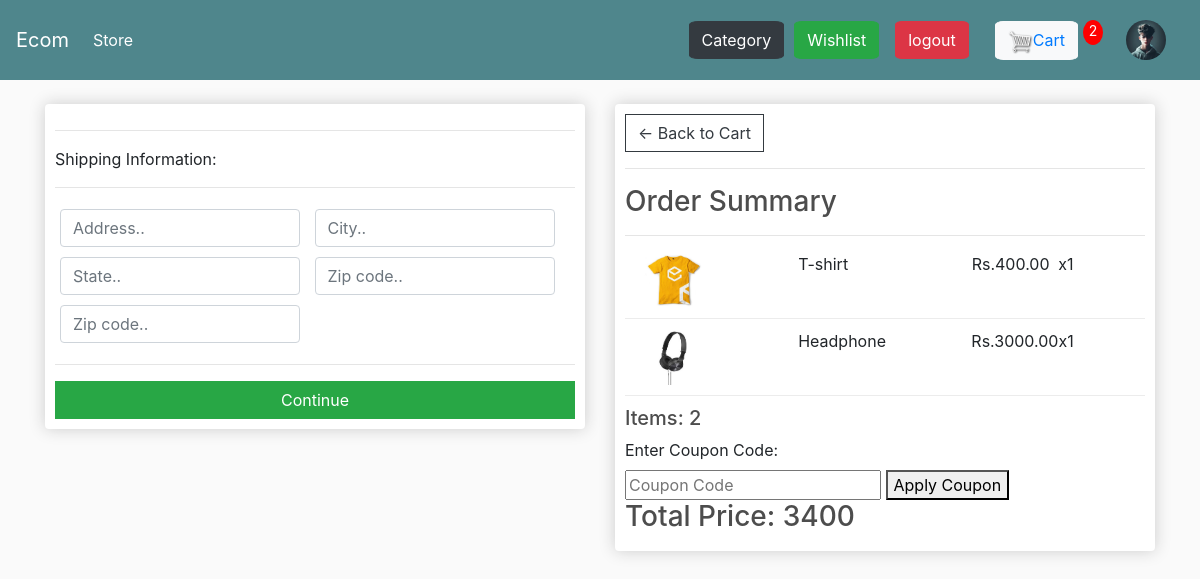
Screenshot of /checkout/ (signed in) with the database file from the repository.
### store/models.py (models this page shows, shortened)
class Customer(models.Model):
	user = models.OneToOneField(User, null=True, blank=True, on_delete=models.CASCADE)  #one to one relationship between user and customer 1 user = 1  customer
	name = models.CharField(max_length=200, null=True)
	num = models.IntegerField(default=0, null=True, blank=True)
	email = models.CharField(max_length=200)
	address = models.CharField(max_length=200,default=0, null=True, blank=True)
	proimg = models.ImageField(null=True, blank=True)
	last_login = models.DateTimeField(null=True,auto_now=True)
	@property
	def imageURL(self):
		try:
			url = self.proimg.url   #.URL returns the publicly accessible URL of the file
		except:
			url = ''
		return url

class OrderItem(models.Model):
	customer = models.ForeignKey(Customer, on_delete=models.SET_NULL, null=True)
	product = models.ForeignKey(Product, on_delete=models.SET_NULL, null=True)
	order = models.ForeignKey(Order, on_delete=models.SET_NULL, null=True)
	quantity = models.IntegerField(default=0, null=True, blank=True)
	date_added = models.DateTimeField(auto_now_add=True)
	@property
	def get_total(self):
		total = self.product.price * self.quantity
		return total

class Product(models.Model):
	seller=models.ForeignKey(Seller,on_delete=models.CASCADE,null=True)
	category_name = models.ForeignKey(Category, on_delete=models.CASCADE)
	name = models.CharField(max_length=150, null=False, blank=False)
	price = models.FloatField()
	digital = models.BooleanField(default=False, null=True, blank=True)
	image = models.ImageField(null=True, blank=True)
	description = models.TextField(null=True, blank=True)
	stock = models.IntegerField(default=0, null=True, blank=True)
	@property
	def imageURL(self):
		try:
			url = self.image.url   #.URL returns the publicly accessible URL of the file
		except:
			url = ''
		return url

class Order(models.Model):
	customer = models.ForeignKey(Customer, on_delete=models.SET_NULL, null=True, blank=True)   #Foreign key Customer can order many time many to one relationship
	date_ordered = models.DateTimeField(auto_now_add=True)
	complete = models.BooleanField(default=False)
	transaction_id = models.CharField(max_length=100, null=True)
	@property
	def shipping(self):
		shipping = False
		orderitems = self.orderitem_set.all()  # you can access all related OrderItem objects using the orderitem_set attribute
		for i in orderitems:
			if i.product.digital == False: #order item class foreign key with order item orderitem hav product product.digital
				shipping = True
		return shipping
	@property
	def get_cart_total(self):
		orderitems = self.orderitem_set.all()
		total = sum([item.get_total for item in orderitems])  # Use property correctly
		return total
	@property
	def get_cart_items(self):
		orderitems = self.orderitem_set.all()
		total = sum([item.quantity for item in orderitems])
		return total

### store/views.py (the view, shortened to what this page needs)
# urls.py: path('checkout/',views.checkout, name="checkout"),
def checkout(request):
	data = cartData(request)
	cartItems = data['cartItems']
	order = data['order']
	items = data['items']
	total_price=0
	if request.user.is_authenticated:
		total_price = Decimal(order.get_cart_total)  # Ensure it's a Decimal
	else:
		total_price = Decimal(order['get_cart_total'])
	discount = Decimal('0.00')
	discounted_total = total_price  # Start with the total price
	payment_amount = total_price  # Default to the original total price
	message = None
	coupon_code = request.POST.get('coupon_code', None)
	context = {
		'items': items,
		'order': order,
		'cartItems': cartItems,
		'total_price': total_price,
		'discount': discount,
		'discounted_total': discounted_total,
		'payment_amount': payment_amount,  # Add payment_amount to the context
		'message': message,
	}
	return render(request, 'store/checkout.html', context)

### store/views.py (called while the page is built)
def cartData(request):
	if request.user.is_authenticated:
		customer = request.user.customer
		order, created = Order.objects.get_or_create(customer=customer, complete=False)
		items = order.orderitem_set.all()
		cartItems = order.get_cart_items
	else:
		cookieData = cookieCart(request)
		items = cookieData['items']
		cartItems = cookieData['cartItems']
		order = {'get_cart_total': 0, 'get_cart_items': cartItems, 'shipping': False}
	return {'items': items, 'order': order, 'cartItems': cartItems}

### store/templates/store/checkout.html (shortened to what this page needs)
{% extends 'store/main.html' %}
{% load static %}
{% block content %}
     <div class="row" style="margin-top:70px">
		<div class="col-lg-6">
			<div class="box-element" id="form-wrapper">
				<form id="form">
					<div id="shipping-info">
						<hr>
						<p>Shipping Information:</p>
						<hr>
						<div class="form-field">
							<input class="form-control" type="text" name="address" placeholder="Address..">
						</div>
						<div class="form-field">
							<input class="form-control" type="text" name="city" placeholder="City..">
						</div>
						<div class="form-field">
							<input class="form-control" type="text" name="state" placeholder="State..">
						</div>
						<div class="form-field">
							<input class="form-control" type="text" name="zipcode" placeholder="Zip code..">
						</div>
						<div class="form-field">
							<input class="form-control" type="text" name="country" placeholder="Zip code..">
						</div>
					</div>
					<hr>
					<input id="form-button" class="btn btn-success btn-block" type="submit" value="Continue">
				</form>
			</div>
			<br>
		</div>
		<div class="col-lg-6">
			<div class="box-element">
				<a  class="btn btn-outline-dark" href="{% url 'store:cart' %}">&#x2190; Back to Cart</a>
				<hr>
				<h3>Order Summary</h3>
				<hr>
				{% for item in items %}
				<div class="cart-row">
					<div style="flex:2"><img class="row-image" src="{{item.product.imageURL}}"></div>
					<div style="flex:2"><p>{{item.product.name}}</p></div>
					<div style="flex:1"><p>Rs.{{item.product.price|floatformat:2}}</p></div>
					<div style="flex:1"><p>x{{item.quantity}}</p></div>
				</div>
				{% endfor %}
				<h5>Items:   {{order.get_cart_items}}</h5>
					<form method="post">
						<label for="coupon_code">Enter Coupon Code:</label><br>
						<input type="text" id="coupon_code" name="coupon_code" placeholder="Coupon Code">
						<button type="submit">Apply Coupon</button>
					</form>
					{% if discount %}
						<h3>Discounted Total Price: {{ discounted_total }}</h3>
					{% else %}
						<h3>Total Price: {{ total_price }}</h3>
					{% endif %}
			</div>
		</div>
	</div>
{% endblock content %}

### store/templates/store/main.html (shortened to what this page needs)
<!DOCTYPE html>
{% load static %}
<html>
<head>
	<link rel="stylesheet" href="https://stackpath.bootstrapcdn.com/bootstrap/4.4.1/css/bootstrap.min.css">
	<link rel="stylesheet" href="https://cdn.jsdelivr.net/npm/bootstrap@4.0.0/dist/css/bootstrap.min.css">
	<link rel="stylesheet" type="text/css" href="{% static 'css/main.css' %}">
	<link rel="stylesheet" href="https://cdnjs.cloudflare.com/ajax/libs/font-awesome/4.7.0/css/font-awesome.min.css">
</head>
<body>
	<nav class="navbar navbar-expand-lg navbar-dark bg-dark fixed-top">
	  <a class="navbar-brand" href="{% url 'store:store' %}">Ecom</a>
	  <div class="collapse navbar-collapse" id="navbarSupportedContent">
	    <ul class="navbar-nav mr-auto">
	      <li class="nav-item active">
	        <a class="nav-link" href="{% url 'store:store' %}">Store <span class="sr-only">(current)</span></a>
	      </li>
	    </ul>
	    <div class="form-inline my-2 my-lg-0">
			<a href="{% url 'store:category' %}"><button type="button" class="btn btn-dark" style="border-radius:10%;margin:10px">Category</button></a>
			<a href="{% url 'store:wishlist'%}"><button type="button" class="btn btn-success" style="border-radius:10%">Wishlist</button></a>
			{% if request.user.is_authenticated %}
			<a class="nav-link" aria-current="page" href="{% url 'store:logout' %}"><button type="button" class="btn btn-danger" style="border-radius:10%">logout</button></a>
			{% else %}
	    	<a href="{% url 'store:login' %}"class="btn btn-light ml-2" style="border-radius:10%">Login</a>
			<a href="{% url 'store:register' %}"class="btn btn-warning ml-2" style="border-radius:10%">Register</a><br>
			{% endif %}
			<button type="button" class="btn btn-light" style="border-radius:10%;margin:10px">
			<div class="form-inline my-lg-0" style="height:25px">
				<a href="{% url 'store:cart' %}">
					<img  id="cart-icon" class="mx-0"src="{% static 'images/cart.png' %}">Cart
				</a>
			</div>
			</button>
			<p id="cart-total">{{cartItems}}</p>
			<div class="btn-group dropdown dropleft" role="group">
				<button id="btnGroupDrop1" type="button" class="btn" data-toggle="dropdown" aria-haspopup="true" aria-expanded="false">
							<img class="circular--square" src="{{user.customer.imageURL}}"/>
				</button>
		</div>
	    </div>
	  </div>
	</nav>
     <div class="container">
            <br>
            {% block content %}
            {% endblock content %}
         </div>
</body>
</html>

### static/css/main.css (style rules this page uses)
body { background-color: hsl(0, 0%, 98%); }
h1,h2,h3,h4,h5,h6 { color:hsl(0, 0%, 30%); }
.box-element { box-shadow:hsl(0, 0%, 80%) 0 0 16px; background-color: #fff; border-radius: 4px; padding: 10px; }
.bg-dark { background-color: #4f868c!important; }
#cart-icon { width:25px; display: inline-block; margin-left: 15px; }
#cart-total { display: block; text-align: center; color:#fff; background-color: red; width: 20px; height: 25px; border-radius: 50%; font-size: 14px; position:relative; right:5px; }
.col-lg-4, .col-lg-6, .col-lg-8, .col-lg-12 { margin-top: 10px; }
.btn { border-radius: 0; }
.row-image { width: 100px; }
.form-field { width:250px; display: inline-block; padding: 5px; }
.cart-row { display: flex; align-items: flex-stretch; padding-bottom: 10px; margin-bottom: 10px; border-bottom: 1px solid #ececec; }
.circular--square { border-radius: 100%; padding:5px; width:50px; height:50px; }

### rows the page displays
OrderItem: product.imageURL (picture), product.name "T-shirt", product.price "400.00", quantity "1"
OrderItem: product.imageURL (picture), product.name "Headphone", product.price "3000.00", quantity "1"
Order: get_cart_items "2"

### other values shown
{{ cartItems }} "2"
{{ total_price }} "3400"
